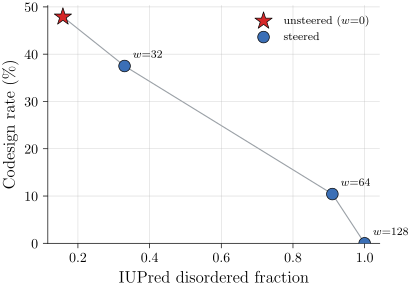

Write the Python code that produced this figure.
# P40_v1: Codesign rate vs RAW property score Pareto frontier — iupred_max direction.
# Visualizes: E067 / E070 steering Pareto. As steering weight w rises, the raw
#   IUPred disordered fraction grows while codesign falls. Sharper knee than
#   camsol/tango: by w=64 the raw fraction is ~0.91 (fully-disordered IDP regime),
#   where codesign is mechanistically ill-posed; w=128 saturates at 1.0.
# DATA: results/iupred_max_scout/steering_cost_audit.csv (NA-v1 predictor). Raw
#   per-cell property mean = `prop_value` (prop_target=iupred3_fraction_disordered);
#   unsteered raw anchor = `prop_anchor` (0.158). Codesign = per-cell `codesign_rate`;
#   unsteered codesign anchor = n=48 paired baseline (47.9 %, E070). iupred_max was
#   swept at w in {32, 64, 128} for the E070 Pareto (no w=48 cell).
# NOTE: raw scores on x (not sigma). No title (caption underneath in LaTeX); no
#   knee annotation.
import sys
import csv
from pathlib import Path
sys.path.insert(0, str(Path(__file__).parent.parent))
from plot_utils import figsize
import matplotlib.pyplot as plt

CSV = (Path(__file__).parent.parent.parent / "results"
       / "iupred_max_scout" / "steering_cost_audit.csv")
DIRECTION = "iupred_max"
WSET = {32, 64, 128}
XLABEL = r"IUPred disordered fraction"
INVERT_X = False                       # higher disorder is the steering target -> rightward
CODESIGN_UNSTEERED = 47.9              # n=48 paired baseline (E070)
COLOR = "#3b6fb6"

# Read raw per-cell property value + codesign for this direction.
steered, anchor_raw = [], None
with open(CSV, newline="") as f:
    for r in csv.DictReader(f):
        if r["direction"] != DIRECTION or int(r["w"]) not in WSET:
            continue
        anchor_raw = float(r["prop_anchor"])
        steered.append((int(r["w"]), float(r["prop_value"]),
                        float(r["codesign_rate"]) * 100.0))
steered.sort()                                   # by w

# Point lists: unsteered anchor (w=0) first, then steered cells by w.
ws = [0] + [s[0] for s in steered]
val = [anchor_raw] + [s[1] for s in steered]
cod = [CODESIGN_UNSTEERED] + [s[2] for s in steered]

fig, ax = plt.subplots(figsize=figsize(0.68, 0.72))

# Pareto trade-off curve (codesign falls as the property is pushed).
ax.plot(val, cod, "-", color="#9aa0a6", lw=0.8, zorder=1)
ax.scatter(val[0], cod[0], marker="*", s=170, color="#d62728",
           edgecolor="black", lw=0.5, zorder=4, label=r"unsteered ($w{=}0$)")
ax.scatter(val[1:], cod[1:], marker="o", s=70, color=COLOR,
           edgecolor="black", lw=0.5, zorder=3, label="steered")
for w, x, y in zip(ws[1:], val[1:], cod[1:]):
    ax.annotate(rf"$w{{=}}{w}$", (x, y), xytext=(6, 6),
                textcoords="offset points", fontsize=8)

ax.set_xlabel(XLABEL)
ax.set_ylabel(r"Codesign rate (\%)")
ax.set_ylim(bottom=0)
if INVERT_X:
    ax.invert_xaxis()
ax.legend(loc="upper right", frameon=False, fontsize=8)
ax.spines[["top", "right"]].set_visible(False)
ax.grid(True, lw=0.4, alpha=0.5, zorder=0)

fig.savefig(Path(__file__).with_suffix(".pdf"))
